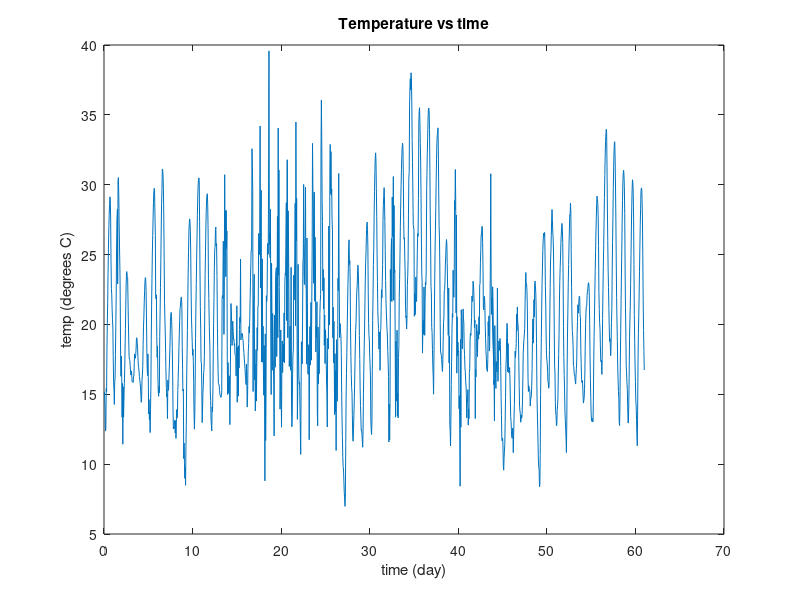

MATLAB code for this plot: (Note: this script raises an error after producing the figure.)
%%%%%%%%%%%%%
% [redacted]
% [redacted]
% [redacted]
% 11/30/2023
%%%%%%%%%%%%%%

clear all, clc, close all

load('EnvironmentalForcing.mat'); % load given arrays


% initial conditions
% Tb = zeros(1,length(tspan));
% for i = 1:length(tspan)
%     if T(i) > 0 && T(i) < 35
%         Tb(i) = 0.000214 * T(i)^(2.06737) * (35 - T(i))^(0.72859);
%     else
%         Tb(i) = 0;
%     end
% end
% Te(:) = -0.35968 + 0.10789 .* T(:) + 0.00214*T(:).^2;

beta = 1;    %rate infection increases (1/day)
%mu_L = sum(real(Tb));  %rate latent period ends (inverse of number of days latent)

%   mu_L(:) = latentperiod(); %STOLL CHANGE

mu_I = 10; %rate infection clears (inverse of number of days infectious)
days = 61;   %length of simulation (day)
dt   = 1/24; %timestep (fraction of a day)%STOLL CHANGE
Ap   = 5000; %normalization factor
P_i = 1.33*30*(-0.35968 + 0.10789 *15 + 0.00214*15*15)*30; % initial population
S_i  = P_i/Ap;    %initial size of the population (normalized)
L_i  = S_i*0.01; %initial fraction of population that is latent
I_i  = 0;    %initial fraction of population that is infectious
R_i  = I_i*mu_I;  %initial fraction of population that is recovered
Pb_i = 1; % initial berry population fraction
k    = 0.01;  %population growth rate (fraction per day)
e    = 0.001; %rate of introduction from external sources
mu_L_min = 6;

%[S,L,I,R,P,Pb,time] = PathogenGrowth_0D(S_i,L_i,I_i,R_i,P_i,Pb_i,beta,mu_I,k,e,Ap,mu_L_min,T,days,dt);

plot(tspan,T);
title('Temperature vs time');
xlabel('time (day)');
ylabel('temp (degrees C)');

betaVals = [0.5 , 1 , 1.5];
mu_LVals = [4 , 6 , 8];
for i = 1:3
    for j = 1:3
        [S,L,I,R,P,Pb,time] = PathogenGrowth_0D(S_i,L_i,I_i,R_i,P_i,Pb_i,betaVals(i),mu_I,k,e,Ap,mu_LVals(j),T,days,dt);
        figure();
        plot(time,S);
        hold on;
        plot(time,L);
        plot(time,I);
        plot(time,R);
        plot(time,Pb/Ap);%STOLL CHANGE
        plot(time,P/Ap);%STOLL CHANGE
        legend('S','L','I','R','Pb','P');
        xlabel('time (days)');
        ylabel('percent change')
        str = "beta = " + betaVals(i) + " mu_L = " + mu_LVals(j);
        title(str);
    end
end






